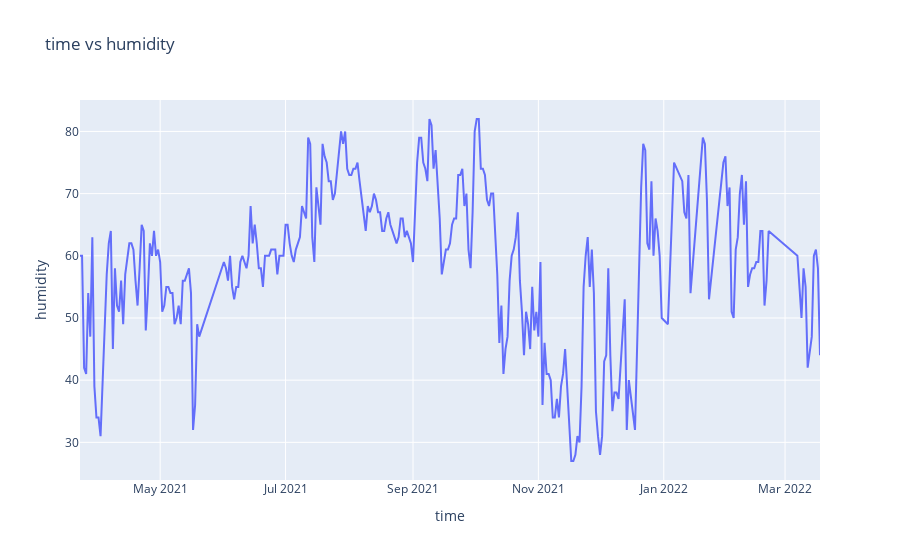

This figure's notebook cell:
### Code cell
import plotly.express as px

# Assuming your data is stored in a DataFrame called df
# Replace 'temperature' and 'speed' with the actual column names from your DataFrame
fig = px.line(daily_mode_df, x='day', y='humidity', title='time vs humidity',
                 labels={'day': 'time', 'humidity': 'humidity'})

fig.show()

### Figure 1 — Plotly figure (JSON) as saved in the notebook; plotly's stock layout.template omitted (floating-point values rounded to 4 significant figures; data arrays with more than 128 entries replaced by an {"elided": "..."} marker saying what was removed)
{"data": [{"hovertemplate": "time=%{x}<br>humidity=%{y}<extra></extra>", "legendgroup": "", "line": {"color": "#636efa", "dash": "solid"}, "marker": {"symbol": "circle"}, "mode": "lines", "name": "", "orientation": "v", "showlegend": false, "type": "scatter", "x": {"elided": "315 str values"}, "xaxis": "x", "y": {"elided": "315 int values"}, "yaxis": "y"}], "layout": {"legend": {"tracegroupgap": 0}, "title": {"text": "time vs humidity"}, "xaxis": {"anchor": "y", "domain": [0, 1], "title": {"text": "time"}}, "yaxis": {"anchor": "x", "domain": [0, 1], "title": {"text": "humidity"}}}}
